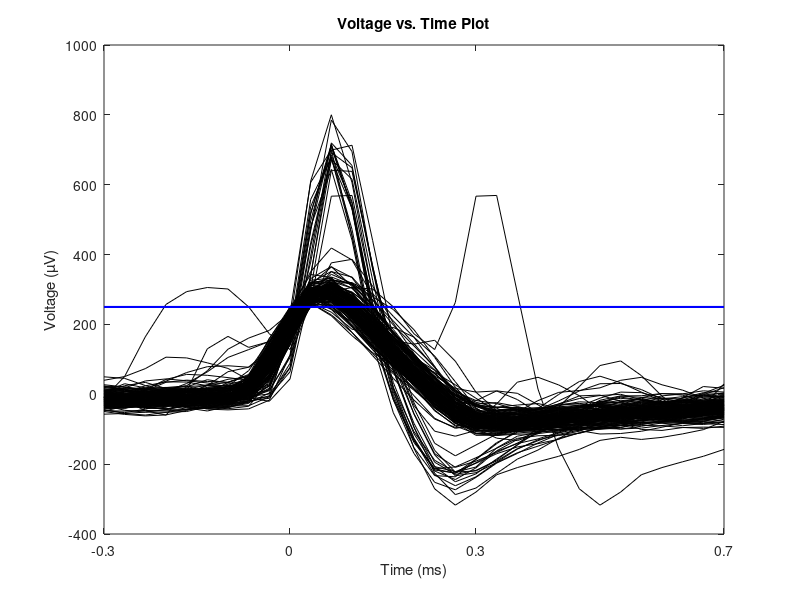
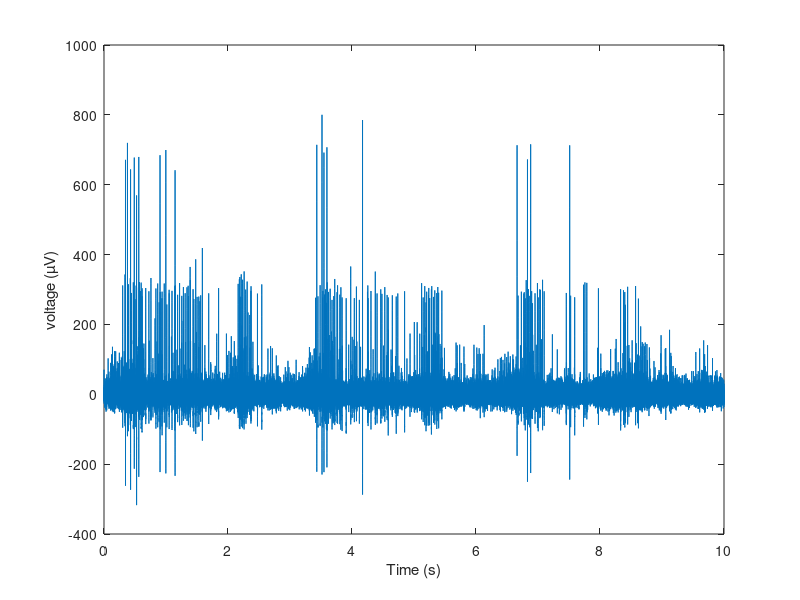

Write MATLAB code to recreate these figures, in order. (Note: this script raises an error after producing the figures.)
close all;
load("ps5_data.mat");
% in the data file, the following variables are defined:
% RealWaveform: 10 seconds of real electrode data sampled at 30 kHz. Values are in µV.
% InitTwoClusters_1, InitTwoClusters_2, InitThreeClusters_1, InitThreeClusters_2:
% each is a 31 x K matrix, where the kth column is the initialization of the kth cluster center, µk (k = 1, . . . , K).


% Problem 1: High-pass filtering

x = RealWaveform;
f_0 = 30000; % sampling rate of waveform (Hz)
f_stop = 250; % stop frequency (Hz)
f_Nyquist = f_0/2; % Nyquist frequency (Hz)
n = length(x); % number of samples
f_all = linspace(-f_Nyquist, f_Nyquist, n); % frequency vector
desired_response = ones(n,1); % desired response
desired_response(abs(f_all) <= f_stop) = 0; % set desired response to 0 for frequencies above f_stop
x_filtered = real(ifft(fft(x).*fftshift(desired_response))); % filter the signal
plot((1:n)/f_0, x_filtered)
xlabel("Time (s)");ylabel("voltage (µV)");

% Problem 2: Spike detection
% Set a threshold, Vthresh = 250 µV, and determine all of the times that the signal crosses
% from below to above the threshold. Plot the threshold as a line across your plot of the
% high-pass filtered waveform from Problem 1.
% Take 1 ms snippets of the waveform beginning 0.3 ms before each threshold crossing.
% Each snippet should have 31 samples; the tenth sample should be less than Vthresh, and
% the eleventh sample should be greater than Vthresh. In a new figure, make a “voltage
% versus time” plot containing the following:
% 1. all of the threshold-crossing waveform snippets, and
% 2. the threshold as a horizontal line.
% Your result should look similar to Figure 3 from Lewicki’s review paper, with the key
% difference that your plot should show multiple spike shapes (instead of just one). You
% will also notice a few non-stereotyped traces resulting from either different neurons
% spiking near the same time or noise exceeding threshold

Vthresh = 250; % threshold (µV)
crossings = find(x_filtered(1:end-1) < Vthresh & x_filtered(2:end) >= Vthresh); % find threshold crossings
crossings = crossings + 1; % adjust for indexing
crossings = round(crossings); % round to nearest integer

snippets = zeros(31, length(crossings)); % initialize snippets matrix
for i = 1:length(crossings)
    snippets(:,i) = x_filtered(crossings(i)-10:crossings(i)+20); % get snippets
end

figure;
plot(snippets, "Color", "k"); % plot snippets
hold on;
plot([1 31], [Vthresh Vthresh], 'b', 'LineWidth', 1.5); % plot threshold
xticks([1 10 19 31]);
xticklabels([-0.3 0 0.3 0.7]);
xlim([1 31]);
xlabel('Time (ms)');
ylabel('Voltage (µV)');
title('Voltage vs. Time Plot');
saveas(gcf, 'ps5_2.png'); close all;

% Problem 3: Clustering with the K-mean algorithm
% Implement the K-means algorithm in MATLAB, and use it to determine the neuron
% responsible for each recorded spike.
% Treat each snippet as a point x_n ∈ R^D (n = 1, ..., N), where D = 31 is the number of
% samples in each snippet, and N is the number of detected spikes. In this problem, we
% will assume that there are K = 2 neurons contributing spikes to the recorded waveform.
% Initialize the cluster centers using InitTwoClusters 1

% (a) For each cluster (k = 1, 2), create a separate “voltage versus time” plot containing the following:
% 1. the cluster center µk returned by K-means as a red waveform trace (i.e., the prototypical action potential for the kth neuron),
% 2. all of the waveform snippets assigned to the kth neuron, and
% 3. the threshold as a horizontal line.

x = snippets; % snippets matrix
iteration = 10;

[cluster_assignments, updated_centers, J_E_values, J_M_values] = kmeans_clustering(x, InitTwoClusters_1, iteration);


% plot cluster centers
% function plot_cluster(x, label, k, mu2, Vthresh, name)

plot_cluster(x, cluster_assignments, 1, updated_centers, Vthresh, 'ps5_3a1.png');
plot_cluster(x, cluster_assignments, 2, updated_centers, Vthresh, 'ps5_3a2.png');


% (b) Plot the objective function J versus iteration number. How many iterations did it take for K-means to converge?
% function plot_J(J_values, name)

plot_J(J_E_values, J_M_values, 'ps5_3b.png');

% Problem 4. As discussed in class, K-means guarantees convergence to a local optimum.
% Thus, it is possible to converge to different local optima with different initializations.
% Repeat Problem 3 where the cluster centers are initialized using InitTwoClusters 2.
% Is the local optimum found here the same or different as that found in Problem 3?

[cluster_assignments, updated_centers, J_E_values, J_M_values] = kmeans_clustering(x, InitTwoClusters_2, iteration);

plot_cluster(x, cluster_assignments, 1, updated_centers, Vthresh, 'ps5_4a1.png');
plot_cluster(x, cluster_assignments, 2, updated_centers, Vthresh, 'ps5_4a2.png');

plot_J(J_E_values, J_M_values, 'ps5_4b.png');

% Problem 5 (a) Repeat Problem 3 with K = 3 and initializing using InitThreeClusters_1.
% How does the local optimum found here differ from that found in Problem 3?
[cluster_assignments, updated_centers, J_E_values, J_M_values] = kmeans_clustering(x, InitThreeClusters_1, iteration);

plot_cluster(x, cluster_assignments, 1, updated_centers, Vthresh, 'ps5_5a1.png');
plot_cluster(x, cluster_assignments, 2, updated_centers, Vthresh, 'ps5_5a2.png');
plot_cluster(x, cluster_assignments, 3, updated_centers, Vthresh, 'ps5_5a3.png');

plot_J(J_E_values, J_M_values, 'ps5_5a_j.png');

% Problem 5 (b) Repeat Problem 3 with K = 3 and initializing using InitThreeClusters_2.
% Is the local optimum found here the same or different as that found in part (a)?

[cluster_assignments, updated_centers, J_E_values, J_M_values] = kmeans_clustering(x, InitThreeClusters_2, iteration);

plot_cluster(x, cluster_assignments, 1, updated_centers, Vthresh, 'ps5_5b1.png');
plot_cluster(x, cluster_assignments, 2, updated_centers, Vthresh, 'ps5_5b2.png');
plot_cluster(x, cluster_assignments, 3, updated_centers, Vthresh, 'ps5_5b3.png');

plot_J(J_E_values, J_M_values, 'ps5_5b_j.png');